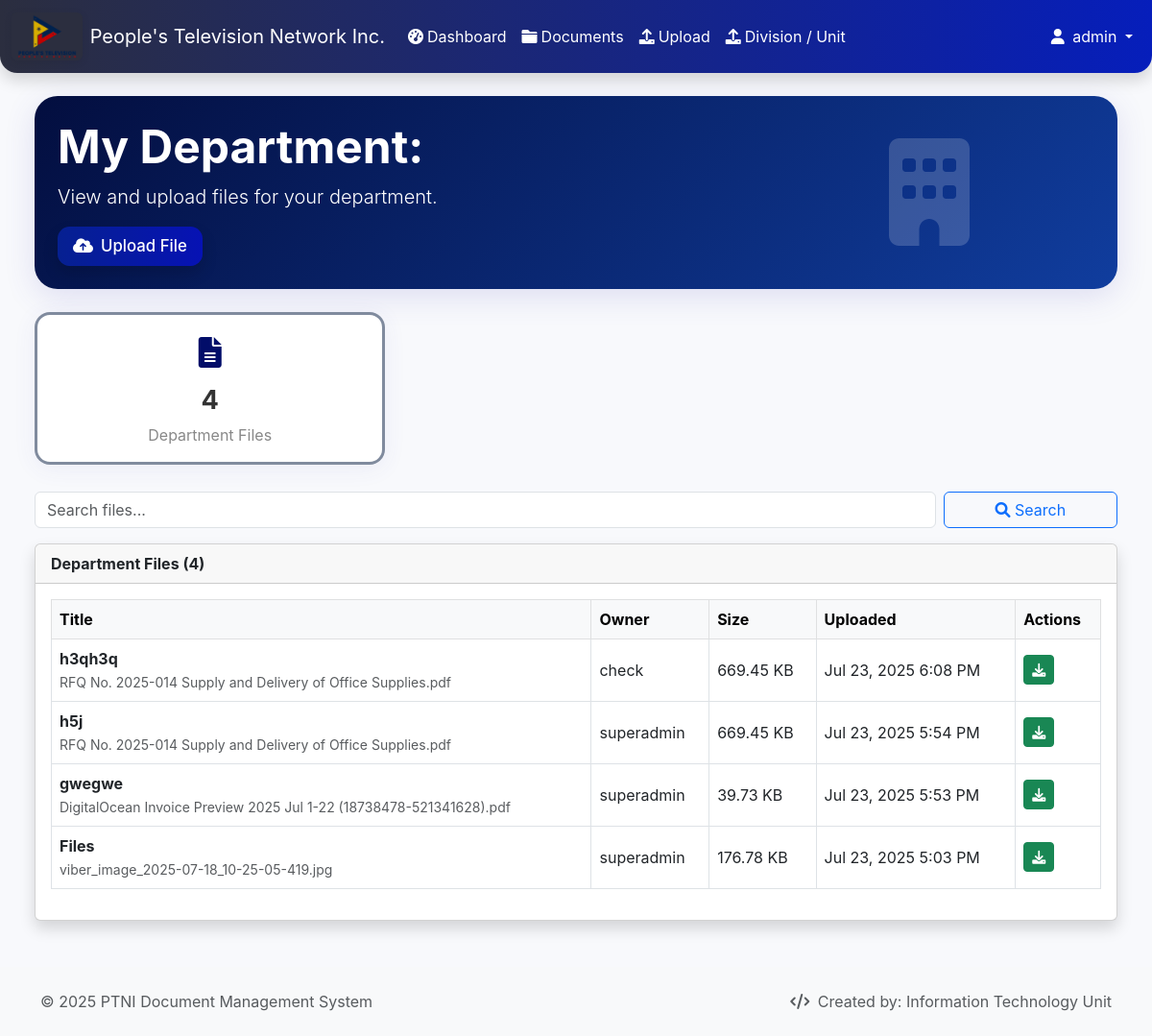
The app's page /user_department.php (signed in) with its own data.
### tables this page shows
CREATE TABLE `department_documents` (
  `id` int(11) NOT NULL,
  `division_id` int(11) NOT NULL,
  `user_id` int(11) NOT NULL,
  `title` varchar(255) NOT NULL,
  `description` text DEFAULT NULL,
  `file_path` varchar(255) NOT NULL,
  `original_name` varchar(255) NOT NULL,
  `file_type` varchar(20) DEFAULT NULL,
  `file_size` int(11) DEFAULT NULL,
  `tags` varchar(255) DEFAULT NULL,
  `is_public` tinyint(1) DEFAULT 0,
  `downloads` int(11) DEFAULT 0,
  `created_at` datetime DEFAULT current_timestamp(),
  `updated_at` datetime DEFAULT current_timestamp() ON UPDATE current_timestamp()
);

CREATE TABLE `users` (
  `id` int(11) NOT NULL,
  `username` varchar(50) NOT NULL,
  `email` varchar(100) NOT NULL,
  `password` varchar(255) NOT NULL,
  `full_name` varchar(100) NOT NULL,
  `role` enum('user','admin','superadmin') NOT NULL,
  `status` enum('active','inactive','suspended') DEFAULT 'active',
  `last_login` timestamp NULL DEFAULT NULL,
  `avatar` varchar(255) DEFAULT NULL,
  `created_at` timestamp NOT NULL DEFAULT current_timestamp(),
  `updated_at` timestamp NOT NULL DEFAULT current_timestamp() ON UPDATE current_timestamp(),
  `last_session_id` varchar(64) DEFAULT NULL,
  `last_login_ip` varchar(45) DEFAULT NULL
);

### includes/functions.php (called while the page is built, shortened)
<?php
function formatFileSize($bytes, $precision = 2) {
    $units = array('B', 'KB', 'MB', 'GB', 'TB');
    for ($i = 0; $bytes > 1024 && $i < count($units) - 1; $i++) {
        $bytes /= 1024;
    }
    return round($bytes, $precision) . ' ' . $units[$i];
}
?>

### user_department.php (the view, shortened to what this page needs)
<?php
require_once 'includes/functions.php';
$user_id = $_SESSION['user_id'];
$user_division_id = (int)($_SESSION['division_id'] ?? 0);
$division_name = '';
try {
    $stmt = $db->prepare("SELECT name FROM division WHERE id = ?");
    $stmt->execute([$user_division_id]);
    $division_name = $stmt->fetchColumn();
} catch (PDOException $e) {
    $division_name = 'Unknown';
}
$search = trim($_GET['search'] ?? '');
$where = "
    WHERE (
        d.user_id = ?
        OR d.division_id IN (
            SELECT division_id FROM user_divisions WHERE user_id = ?
        )
    )
";
$params = [$user_id, $user_id];
$sql = "SELECT d.*, u.full_name, u.username, dv.name AS division_name
        FROM department_documents d
        JOIN users u ON d.user_id = u.id
        JOIN division dv ON d.division_id = dv.id
        $where
        ORDER BY d.created_at DESC";
$stmt = $db->prepare($sql);
$stmt->execute($params);
$documents = $stmt->fetchAll(PDO::FETCH_ASSOC);
require_once 'includes/header.php';
?>
<div class="container-fluid px-4">
    <div class="row mb-3">
        <div class="col-12">
            <div class="dashboard-welcome p-4 mb-2">
                <div class="row align-items-center">
                    <div class="col-md-8">
                        <h1 class="display-5 fw-bold mb-2">
                            My Department: <?php echo htmlspecialchars($division_name); ?>
                        </h1>
                        <p class="lead mb-3">
                            View and upload files for your department.
                        </p>
                        <button class="btn quick-action-btn quick-action-btn-primary btn-lg shadow" data-bs-toggle="modal" data-bs-target="#uploadModal">
                            <i class="fas fa-cloud-upload-alt me-2"></i>Upload File
                        </button>
                    </div>
                    <div class="col-md-4 text-center">
                        <i class="fas fa-building" style="font-size: 7rem; opacity: 0.18;"></i>
                    </div>
                </div>
            </div>
        </div>
    </div>
    <div class="row mb-3 g-3">
        <div class="col-md-4">
            <div class="stats-card">
                <div class="stats-icon">
                    <i class="fas fa-file-alt"></i>
                </div>
                <div class="stats-number"><?php echo number_format(count($documents)); ?></div>
                <div class="stats-label">Department Files</div>
            </div>
        </div>
    </div>
    <form method="GET" class="row g-2 mb-3">
        <div class="col-md-10">
            <input type="text" class="form-control" name="search" placeholder="Search files..." value="<?php echo htmlspecialchars($search); ?>">
        </div>
        <div class="col-md-2">
            <button class="btn btn-outline-primary w-100"><i class="fas fa-search"></i> Search</button>
        </div>
    </form>
    <div class="card shadow">
        <div class="card-header"><b>Department Files (<?php echo count($documents); ?>)</b></div>
        <div class="card-body">
            <?php if (empty($documents)): ?>
                <div class="text-center text-muted py-4">No files found for your department.</div>
            <?php else: ?>
                <div class="table-responsive">
                    <table class="table table-bordered table-hover">
                        <thead class="table-light">
                            <tr>
                                <th>Title</th>
                                <th>Owner</th>
                                <th>Size</th>
                                <th>Uploaded</th>
                                <th>Actions</th>
                            </tr>
                        </thead>
                        <tbody>
                        <?php foreach ($documents as $doc): ?>
                            <tr>
                                <td>
                                    <b><?php echo htmlspecialchars($doc['title']); ?></b><br>
                                    <small class="text-muted"><?php echo htmlspecialchars($doc['original_name']); ?></small>
                                </td>
                                <td><?php echo htmlspecialchars($doc['full_name'] ?? $doc['username']); ?></td>
                                <td><?php echo formatFileSize($doc['file_size']); ?></td>
                                <td><?php echo date('M j, Y g:i A', strtotime($doc['created_at'])); ?></td>
                                <td>
                                    <a href="api/department_download.php?id=<?php echo $doc['id']; ?>" class="btn btn-sm btn-success" title="Download"><i class="fas fa-download"></i></a>
                                </td>
                            </tr>
                        <?php endforeach; ?>
                        </tbody>
                    </table>
                </div>
            <?php endif; ?>
        </div>
    </div>
</div>
<?php require_once 'includes/footer.php'; ?>

### includes/header.php (style rules this page uses)
:root { --primary-color: #4e73df; --secondary-color: #858796; --success-color: #1cc88a; --info-color: #36b9cc; --warning-color: #f6c23e; --danger-color: #e74a3b; --light-color: #f8f9fc; --dark-color: #5a5c69; }
body { font-family: 'Nunito', -apple-system, BlinkMacSystemFont, 'Segoe UI', 'Roboto', 'Helvetica Neue', Arial, sans-serif; background-color: var(--light-color); }

### user_department.php (style rules this page uses)
.dashboard-welcome { background: linear-gradient(135deg, #030e3fff 0%, #103d9eff 100%); color: white; border-radius: 1.5rem; box-shadow: 0 8px 32px 0 rgba(76, 68, 182, 0.15); overflow: hidden; padding: 2.5rem 1.5rem 2rem 1.5rem; margin-block-end: 1.25rem; }
.stats-card { background: #fff; border-radius: 1rem; box-shadow: 0 4px 24px 0 rgba(76, 68, 182, 0.07); padding: 1rem 0.75rem; text-align: center; transition: transform 0.15s, box-shadow 0.15s; position: relative; margin-block-end: 0.75rem; border-style: solid; border-color: rgba(2, 25, 63, 0.5); }
.stats-icon { font-size: 2rem; margin-block-end: 0.35rem; color: #020d69ff; }
.stats-number { font-size: 1.7rem; font-weight: 700; color: #333; }
.stats-label { font-size: 1rem; color: #888; margin-block-start: 0.15rem; }
.quick-action-btn { font-size: 1.05rem; font-weight: 500; border-radius: 0.75em; transition: background 0.15s, color 0.15s; }
.quick-action-btn-primary { background: linear-gradient(90deg, #062091ff 0%, #0612b4ff 100%); color: #fff; border: none; }
.table th, .table td { vertical-align: middle; }

### records on screen
department_documents: title "h3qh3q", original_name "RFQ No. 2025-014 Supply and Delivery of Office Supplies.pdf", user.full_name "check", file_size "669.45 KB", created_at "Jul 23, 2025 6:08 PM"
department_documents: title "h5j", original_name "RFQ No. 2025-014 Supply and Delivery of Office Supplies.pdf", user.full_name "superadmin", file_size "669.45 KB", created_at "Jul 23, 2025 5:54 PM"
department_documents: title "gwegwe", original_name "DigitalOcean Invoice Preview 2025 Jul 1-22 (18738478-521341628).pdf", user.full_name "superadmin", file_size "39.73 KB", created_at "Jul 23, 2025 5:53 PM"
department_documents: title "Files", original_name "viber_image_2025-07-18_10-25-05-419.jpg", user.full_name "superadmin", file_size "176.78 KB", created_at "Jul 23, 2025 5:03 PM"

### other values on screen
$_SESSION['full_name'] "admin"
count($documents) "4"
